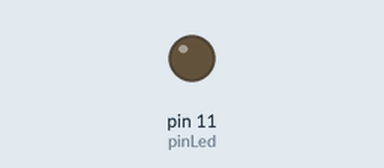
Bench run of a sketch on a simulated Arduino Uno, built with avr-gcc and run on an emulated ATmega328P. Shown: output pins drawn as LEDs (lit = HIGH).

Above: at 0.05 s.
At 2.35 s:
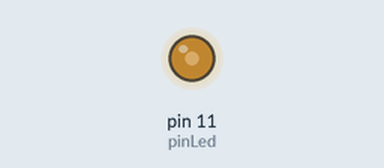
At 4.7 s:
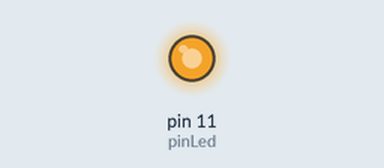
At 9.4 s:
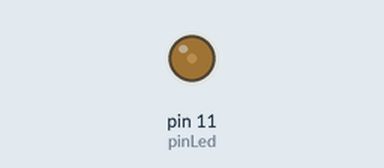
Timing chart, 0 to 13.5 s (numbered marks = the images above):
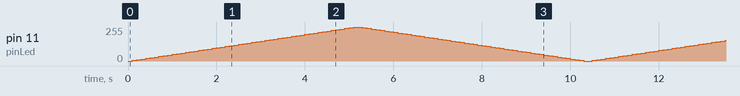

The sketch:

analogWrite.ino
```cpp
int pinLed = 11;    // Led conectado a pin 9 ~
void setup() {
Serial.begin(9600);
}

void loop() {
  // fade de 0 a 255, efecto dimmer
 for (int miVariable = 0 ; miVariable <= 255; miVariable += 5) {
   // ciclo for, para variable x, si variable es menos o = a 255, incrementa en 5
   analogWrite(pinLed, miVariable);
  delay(100);
  }

 // fade de 255-0, efecto dimmer
 for (int miVariable = 255 ; miVariable >= 0; miVariable -= 5) {

    analogWrite(pinLed, miVariable);
  delay(100);
 }
}
```
